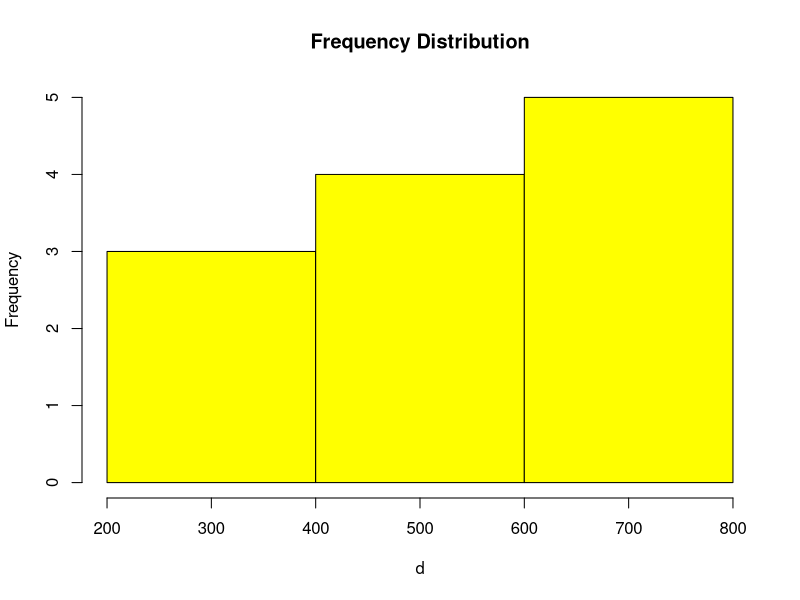
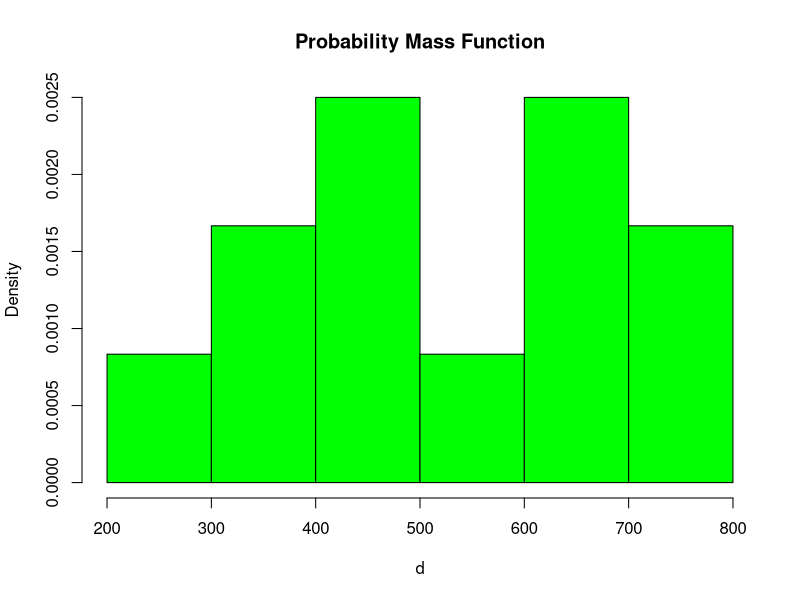

Generate these figures, in order, with R:
# 2.1 Mean
x <- c(2.45, 3.55, 4.25, 5.35, 3.50)
mean(x)

# 2.2 Median
 median(x)

 
# 2.3 Standard Deviation

sd(x)

# 2.4 Standard Deviation
var(x) 

# 2.5 Descritive Statistics

summary(x)

# 2.6 Correlation

d <- c(620, 515, 420, 220, 415) # demand

cor(x, d)

# 2.7 Correlation Tests

cor.test(x, d, method=c("pearson")) #used in accounting application

cor.test(x, d, method=c("kendall"))

cor.test(x, d, method=c("spearman"))

# 2.8 Covariance
cov(x, d)

# 2.9 Histograms

d <- c(620, 515, 420, 220, 415, 752, 455, 655, 375, 380,630, 725)

hist(
  d,
  probability = FALSE,
  breaks = 3,
  main = "Frequency Distribution",
  col = "yellow"
)

hist(
  d,
  probability = TRUE,
  breaks = 5,
  main = "Probability Mass Function",
  col = "green"
)